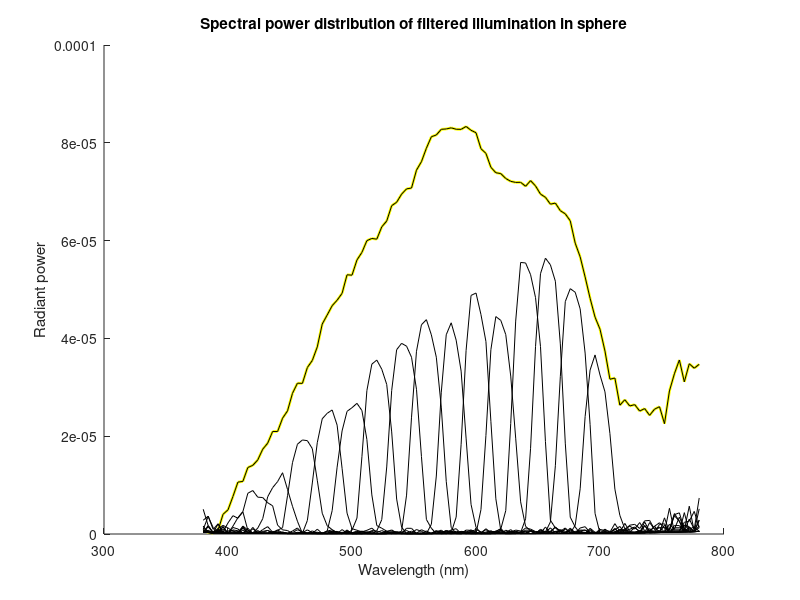
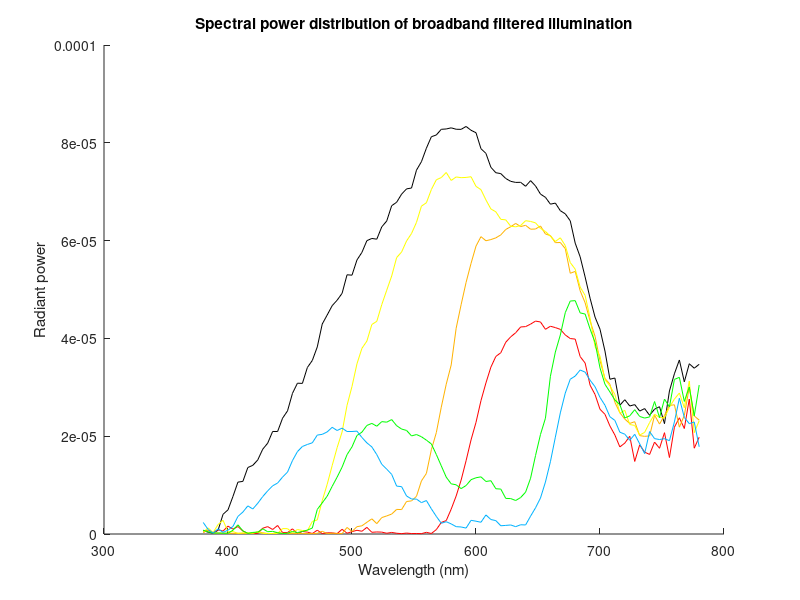

Source code (MATLAB) for these figures, in order: (Note: this script raises an error after producing the figures.)
%% Analyse spectra measured with PhotoResearch PR-650 spectroradiometer

load('Illumination in sphere');

% 'Spectral power distribution of light reflected from inner wall of sphere',...
% 'from a point just to the right of the circular aperture at rear.',...
% 'Light from Kodak S-AV 2000 projector with 150mm lens was filtered',...
% 'through 16 narrow-band filters and five broadband filters on lens.',...
% 'Measurements made with PR-650 spectroradiometer.',...
% 'Order: (no filter), 400, 420, 440, 460, 480, 500, 520, 540, 650, 580,',...
% '600, 620, 640, 660, 680, 700 nm, then red, orange, yellow, green, blue.',...
% 'Also spectrum of ambient room light, from overhead fluorescent luminaire',...
% 'reflected off white paper on table top.}';

%% Draw spectra of 16 narrow-band filters

figure;  hold on;
title('Spectral power distribution of filtered illumination in sphere');
plot(lambda,spectra(:,1),'-y','LineWidth',2);
plot(lambda,spectra(:,1),'-k');
for i = 2:17
  plot(lambda,spectra(:,i),'-k');
end
xlabel('Wavelength (nm)');
ylabel('Radiant power');

%% Draw spectra of broad-band filters

figure;  hold on;
title('Spectral power distribution of broadband filtered illumination');
plot(lambda,spectra(:,1),'-k');
plot(lambda,spectra(:,18),'-r');
plot(lambda,spectra(:,19),'-','Color',[1,0.7,0]);
plot(lambda,spectra(:,20),'-y');
plot(lambda,spectra(:,21),'-g');
plot(lambda,spectra(:,22),'-','Color',[0,0.7,1]);
xlabel('Wavelength (nm)');
ylabel('Radiant power');

%% Read standard observer CMFs - 380-800nm, 1nm intervals

cmffile = fullfile('C:','Research at UCL','Colour standards',...
            'CIE colorimetric data','StdObs-2deg-1nm.txt');
format = '%d %f %f %f';
fid = fopen(cmffile,'r');
[A,count] = fscanf(fid,format,[4,inf]);  % read the whole file into array A
fclose(fid);

len = length(lambda);           % force same length as TSR data
lambda1 = double(A(1,:));
lam = double(lambda);
Xcmf = interp1(lambda1,A(2,:),lam);
Ycmf = interp1(lambda1,A(3,:),lam);
Zcmf = interp1(lambda1,A(4,:),lam);

figure;
plot(lambda,Ycmf,'-k');

%% Calculate scaling factor for display luminance

load('LCD display measurement.mat');

swy = sum(RGBW_spectrum(:,4).*Ycmf(:));     % use Y as Vlambda
mfac = RGBW_XYZ(2,4)/swy;                   % white luminance

rlp = mfac*sum(RGBW_spectrum(:,1).*Ycmf);
glp = mfac*sum(RGBW_spectrum(:,2).*Ycmf);
blp = mfac*sum(RGBW_spectrum(:,3).*Ycmf);

rlm = RGBW_XYZ(2,1);
glm = RGBW_XYZ(2,2);
blm = RGBW_XYZ(2,3);

%% Calculate luminance of illuminated surround in sphere

spill = zeros(3,17,'double');       % XYZ of each spectrum

for n = 1:17
  spill(1,n) = mfac*sum(spectra(:,n).*Xcmf);
  spill(2,n) = mfac*sum(spectra(:,n).*Ycmf);
  spill(3,n) = mfac*sum(spectra(:,n).*Zcmf);
end

figure;  hold on;
title('Luminance of adapting field inside sphere');
plot(400:20:700,spill(2,2:17));
xlabel('Filter wavelength (nm)');
ylabel('Luminance (cd/m^2)');
